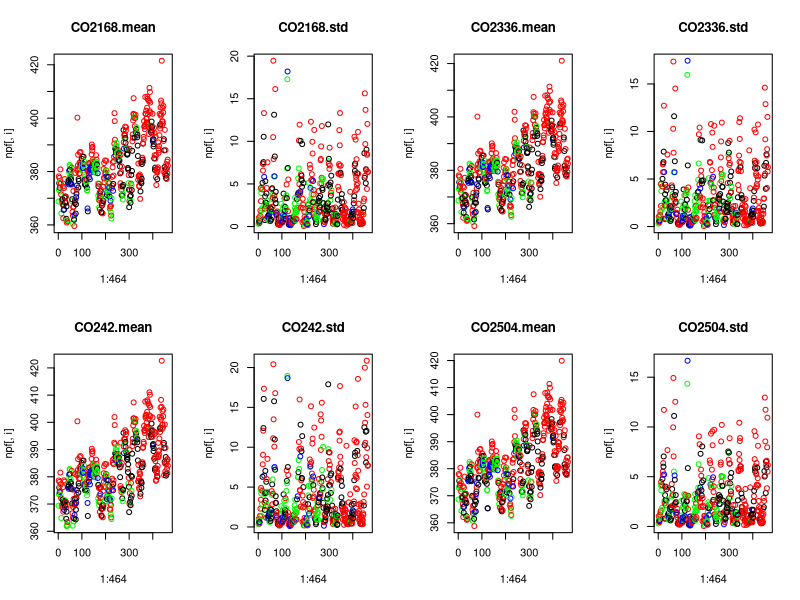
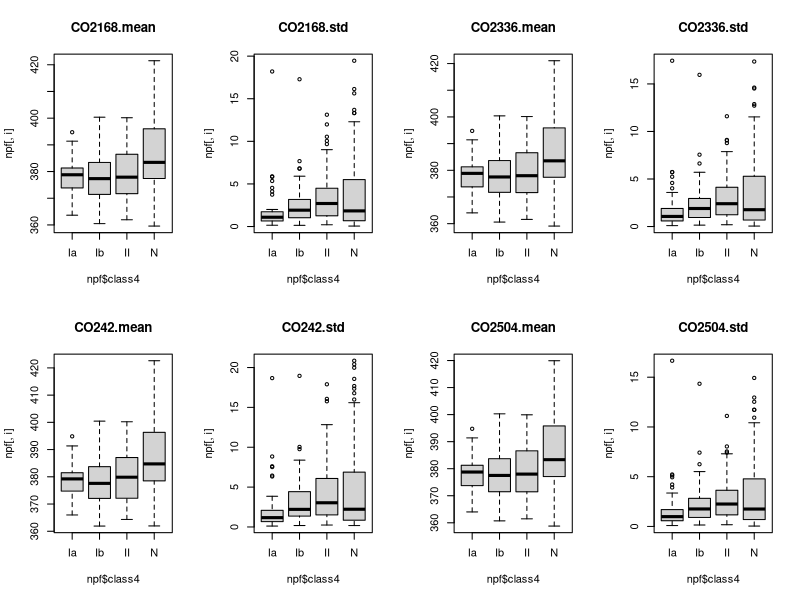
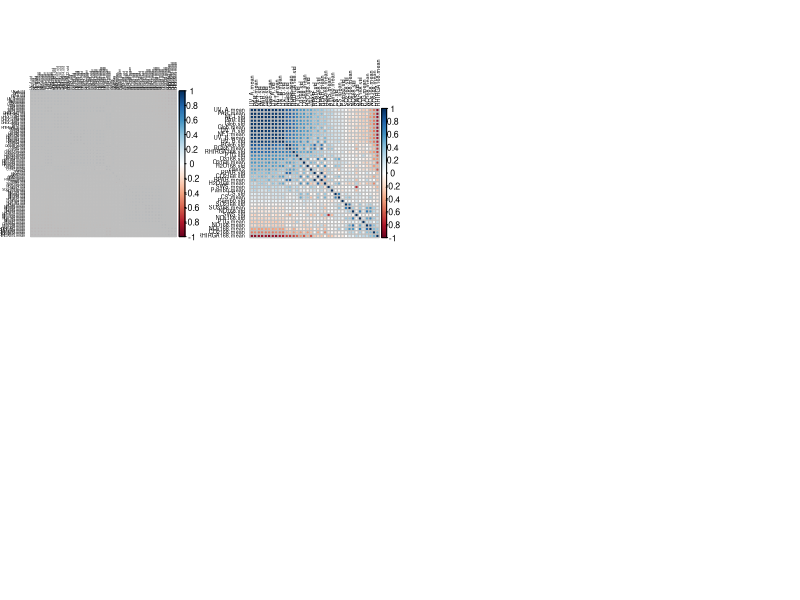

Reproduce these figures in R, in order.
## ---- chunk 1
knitr::opts_chunk$set(echo = FALSE)
library(dplyr)
library(kableExtra)
## ---- chunk 2
npfOrig <- read.csv("npf_train.csv")
# Create class2
npfOrig$class2[npfOrig$class4 == "nonevent"] <- 0
npfOrig$class2[npfOrig$class4 != "nonevent"] <- 1
# Add date as row name
rownames(npfOrig) <- npfOrig[, "date"]
# Remove columns id, date, class4, partlybad
npfData <- npfOrig[, -(1:4)]
## ---- chunk 3
npf<-read.csv("npf_train.csv")
npf$class2<-npf$class4!="nonevent"
print(paste0("Relative amount of observations in class nonevent: ",mean(npf$class4=="nonevent")))
print(paste0("Relative amount of observations in class Ia: ",mean(npf$class4=="Ia")))
print(paste0("Relative amount of observations in class Ib: ",mean(npf$class4=="Ib")))
print(paste0("Relative amount of observations in class II: ",mean(npf$class4=="II")))
## ---- chunk 4
summary(npf[,1:4])
## ---- chunk 5
rownames(npf)<-npf[,2]
npf<-npf[,-c(1,2,4)]
## ---- chunk 6
## choose variables whose names end with ".mean" together with "class4"
vars <- colnames(npf)[sapply(
  colnames(npf),
  function(s) nchar(s) > 5 && substr(s, nchar(s) - 4, nchar(s)) == ".mean"
)]
npf.means <- npf[, c(vars, "class2","class4")]
npf.means$class2 <- factor("event", levels = c("nonevent", "event"))
npf.means$class2[npf$class4 == "nonevent"] <- "nonevent"

## strip the trailing ".mean" to make the variable names prettier
colnames(npf.means)[1:length(vars)] <- sapply(
  colnames(npf.means)[1:length(vars)],
  function(s) substr(s, 1, nchar(s) - 5)
)
vars <- colnames(npf.means)[1:length(vars)]

set.seed(42)

library(clue)

cl <- kmeans(scale(npf.means[, vars]),
  centers = 2, algorithm = "Lloyd", nstart = 1000, iter.max = 100
)

## Create a confusion matrix between the known classes (class 4) and
## cluster indices.
tt <- table(npf.means$class2, cl$cluster)
## Find a permutation of cluster indices such that they
## best match the classes in class4.
tt <- tt[, solve_LSAP(tt, maximum = TRUE)]

print(tt)

## ---- chunk 7

cl <- kmeans(scale(npf.means[, vars]),
  centers = 4, algorithm = "Lloyd", nstart = 1000, iter.max = 100
)

## Create a confusion matrix between the known classes (class 4) and
## cluster indices.
tt <- table(npf.means$class4, cl$cluster)
## Find a permutation of cluster indices such that they
## best match the classes in class4.
tt <- tt[, solve_LSAP(tt, maximum = TRUE)]

print(tt)

## ---- chunk 8
cols<-c()
for(i in 1:464){
  if(npf$class4[i]=="nonevent"){
    cols<-c(cols,"red")
  } else if (npf$class4[i]=="Ia"){
    cols<-c(cols,"blue")
  } else if (npf$class4[i]=="Ib"){
    cols<-c(cols,"green")
  } else {
    cols<-c(cols, "black")
  }
}
par(mfrow=c(2,4))
for(i in 2:9){
plot(1:464,npf[,i],col=cols,main = colnames(npf)[i])
}
for(i in 2:9){
  boxplot(npf[,i]~npf$class4,main = colnames(npf)[i],names=c("Ia","Ib","II","N"))
}

## ---- chunk 9
cor(npf[,c(2:102)])[101,]
## ---- chunk 10
library(corrplot)
# Original correlations
cmData <- cor(npfData)
corrplot(cmData, order = "FPC", tl.cex = 0.3, tl.col = "black")
## ---- chunk 11
kable(cmData[startsWith(colnames(cmData), "H2O") & endsWith(colnames(cmData), ".mean"), 
             startsWith(colnames(cmData), "H2O")  & endsWith(colnames(cmData), ".mean")],
      caption = "Correlation (H20)") %>%
  kable_styling(latex_options = "HOLD_position")
## ---- chunk 12
# Select global and 16.8 m high values for correlation plot
npf168 <- data.frame(npfOrig[, (5:6)], npfOrig[, (13:16)], npfOrig[, (27:30)], 
                  npfOrig[, (41:42)], npfOrig[, (53:54)], npfOrig[, (63:72)],
                  npfOrig[, (83:88)], npfOrig[, (99:105)])
cm168 <- cor(npf168)
corrplot(cm168, order = "FPC", tl.cex = 0.5, tl.col = "black")
## ---- chunk 13
# Sample half of the data for training and testing sets
set.seed(42)
idx <- sample(nrow(npfData), nrow(npfData)/2)
npf_train <- npfData[idx, ]
npf_test <- npfData[-idx, ]
## ---- chunk 14
summary(npfOrig)
